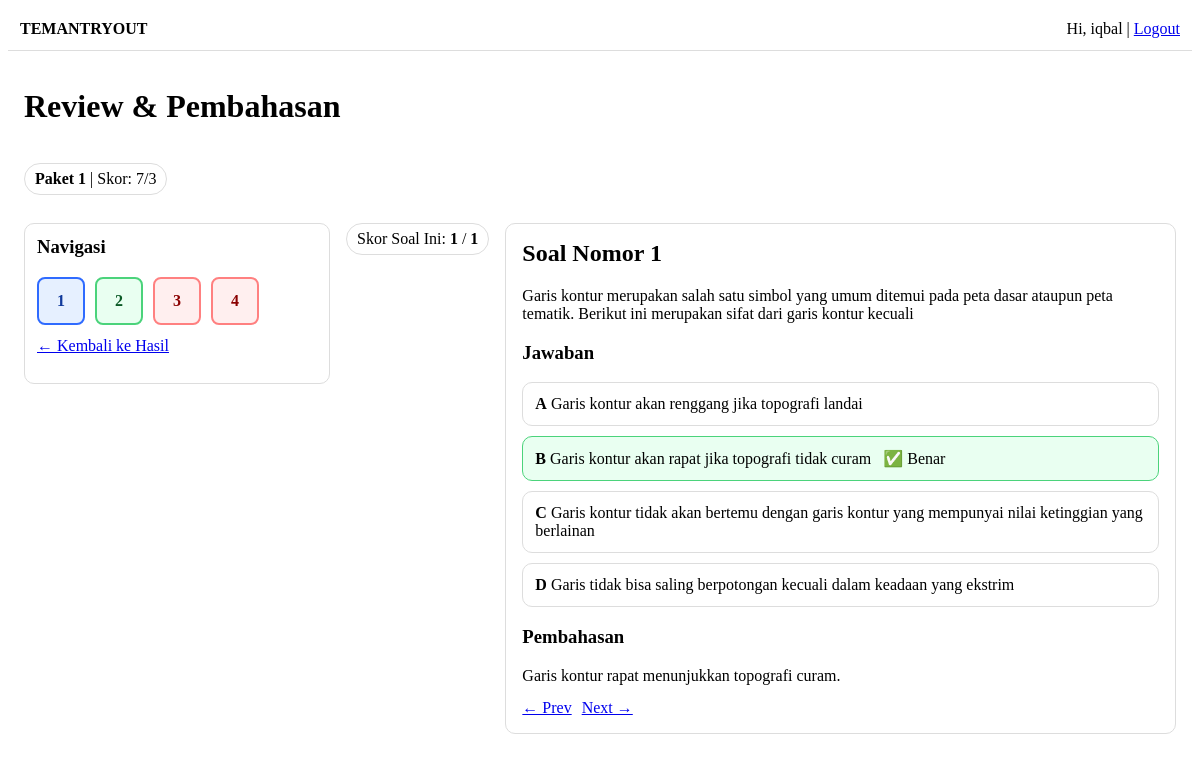
Screenshot of /attempts/10/review/ (signed in) with the database file from the repository.
### exam/models.py (models this page shows, shortened)
class Attempt(models.Model):
    class Mode(models.TextChoices):
        TRYOUT = "TRYOUT", "Tryout"
        LEARN = "LEARN", "Learn"
    class Status(models.TextChoices):
        IN_PROGRESS = "IN_PROGRESS", "In Progress"
        SUBMITTED = "SUBMITTED", "Submitted"
        EXPIRED = "EXPIRED", "Expired"
    user = models.ForeignKey(settings.AUTH_USER_MODEL, on_delete=models.CASCADE, related_name="attempts")
    package = models.ForeignKey(Package, on_delete=models.CASCADE, related_name="attempts")
    mode = models.CharField(max_length=10, choices=Mode.choices, default=Mode.TRYOUT)
    status = models.CharField(max_length=15, choices=Status.choices, default=Status.IN_PROGRESS)
    started_at = models.DateTimeField(auto_now_add=True)
    submitted_at = models.DateTimeField(null=True, blank=True)
    duration_seconds = models.PositiveIntegerField(default=90 * 60)  # snapshot dari package
    elapsed_seconds = models.PositiveIntegerField(default=0)  # khusus mode LEARN (pauseable)
    current_index = models.PositiveIntegerField(default=0)  # untuk resume ke nomor terakhir dibuka
    created_at = models.DateTimeField(auto_now_add=True)
    class Meta:
        ordering = ["-created_at"]
    score = models.IntegerField(default=0)
    max_score = models.IntegerField(default=0)

class Package(models.Model):
    category = models.ForeignKey(ExamCategory, on_delete=models.PROTECT, related_name="packages")
    title = models.CharField(max_length=200)
    slug = models.SlugField(max_length=220, unique=True, blank=True)
    description = models.TextField(blank=True)
    is_paid = models.BooleanField(default=False)
    price = models.PositiveIntegerField(default=0)  # rupiah (opsional, MVP)
    duration_minutes = models.PositiveIntegerField(default=90)
    is_active = models.BooleanField(default=True)
    order_index = models.PositiveIntegerField(default=0)
    created_at = models.DateTimeField(auto_now_add=True)
    class Meta:
        ordering = ["order_index", "title"]

class Question(models.Model):
    class ContentType(models.TextChoices):
        TEXT = "TEXT", "Text"
        IMAGE = "IMAGE", "Image"
        AUDIO = "AUDIO", "Audio"
        MIXED = "MIXED", "Mixed"  # text + image/audio
    class AnswerType(models.TextChoices):
        SINGLE = "SINGLE", "Single Choice"
        MULTI = "MULTI", "Multiple Choice"
        TRUE_FALSE = "TRUE_FALSE", "True/False"
        WEIGHTED = "WEIGHTED", "Weighted (points per option)"
    package = models.ForeignKey(Package, on_delete=models.CASCADE, related_name="questions")
    section = models.ForeignKey(Section, on_delete=models.SET_NULL, null=True, blank=True, related_name="questions")
    order_index = models.PositiveIntegerField(default=0)
    content_type = models.CharField(max_length=10, choices=ContentType.choices, default=ContentType.TEXT)
    answer_type = models.CharField(max_length=15, choices=AnswerType.choices, default=AnswerType.SINGLE)
    stem = models.TextField()  # teks pertanyaan
    image = models.ImageField(upload_to="questions/images/", null=True, blank=True)
    audio = models.FileField(upload_to="questions/audio/", null=True, blank=True)
    explanation = models.TextField(blank=True)
    is_active = models.BooleanField(default=True)
    created_at = models.DateTimeField(auto_now_add=True)
    class Meta:
        ordering = ["order_index", "id"]

class Choice(models.Model):
    question = models.ForeignKey(Question, on_delete=models.CASCADE, related_name="choices")
    label = models.CharField(max_length=5, blank=True)  # A/B/C/D (opsional)
    text = models.TextField(blank=True)
    image = models.ImageField(upload_to="choices/images/", null=True, blank=True)
    audio = models.FileField(upload_to="choices/audio/", null=True, blank=True)
    is_correct = models.BooleanField(default=False)
    points = models.IntegerField(default=0)  # untuk WEIGHTED / scoring khusus
    order_index = models.PositiveIntegerField(default=0)
    class Meta:
        ordering = ["order_index", "id"]

### exam/views.py (the view)
# urls.py: path("attempts/<int:attempt_id>/review/", views.attempt_review, name="attempt_review"),
@login_required
def attempt_review(request, attempt_id: int):
    attempt = get_object_or_404(Attempt, id=attempt_id, user=request.user)
    questions = list(
        Question.objects.filter(package=attempt.package, is_active=True)
        .prefetch_related("choices")
        .order_by("order_index", "id")
    )
    answers = (
        AttemptAnswer.objects.filter(attempt=attempt, question__in=questions)
        .prefetch_related("choices")
    )
    ans_map = {a.question_id: a for a in answers}
    try:
        idx = int(request.GET.get("q", 0))
    except ValueError:
        idx = 0
    idx = max(0, min(idx, len(questions) - 1))
    q = questions[idx]
    a = ans_map.get(q.id)
    breakdown = score_attempt(attempt)
    q_score = breakdown.per_question.get(q.id, 0)
    q_max = breakdown.per_question_max.get(q.id, 0)
    selected_ids = set(a.choices.values_list("id", flat=True)) if a else set()
    correct_ids = set(q.choices.filter(is_correct=True).values_list("id", flat=True))
    choices_view = []
    for c in q.choices.all():
        is_sel = c.id in selected_ids
        is_cor = c.id in correct_ids
        choices_view.append({
            "label": c.label,
            "text": c.text,
            "points": c.points,
            "is_selected": is_sel,
            "is_correct": is_cor,
        })
    grid = []
    for i, qq in enumerate(questions):
        aa = ans_map.get(qq.id)
        sel = set(aa.choices.values_list("id", flat=True)) if aa else set()
        cor = set(qq.choices.filter(is_correct=True).values_list("id", flat=True))
        if i == idx:
            status = "current"
        else:
            if not sel:
                status = "blank"
            else:
                status = "answered" if (sel == cor and len(cor) > 0) else "wrong"
        if i != idx and aa and aa.flagged:
            status = "flagged"
        grid.append({"num": i + 1, "idx": i, "status": status})
    return render(
        request,
        "exam/attempt_review.html",
        {
            "attempt": attempt,
            "questions": questions,
            "idx": idx,
            "q": q,
            "grid": grid,
            "choices_view": choices_view,
            "q_score": q_score,
            "q_max": q_max,
        },
    )

### exam/scoring.py (called while the page is built)
def _set_equals(a: Set[int], b: Set[int]) -> bool:
    return a == b

### exam/templates/exam/attempt_review.html (shortened to what this page needs)
{% extends "core/base.html" %}
{% block content %}
<h1>Review & Pembahasan</h1>
<p class="pill"><b>{{ attempt.package.title }}</b> | Skor: {{ attempt.score }}/{{ attempt.max_score }}</p>
<div class="layout" style="margin-top:12px;">
  <aside class="sidebar">
    <h3 style="margin-top:0;">Navigasi</h3>
    <div class="grid">
      {% for g in grid %}
        <a class="qbtn {{ g.status }}" href="?q={{ g.idx }}">{{ g.num }}</a>
      {% endfor %}
    </div>
    <p style="margin-top:12px;">
      <a href="{% url 'attempt_result' attempt.id %}">← Kembali ke Hasil</a>
    </p>
  </aside>
  <div class="pill" style="margin-bottom:12px;">
    Skor Soal Ini: <b>{{ q_score }}</b> / <b>{{ q_max }}</b>
  </div>
  <section class="main">
    <h2 style="margin-top:0;">Soal Nomor {{ idx|add:1 }}</h2>
    <div style="white-space:pre-line; margin-bottom:12px;">{{ q.stem }}</div>
    <h3>Jawaban</h3>
    {% if q.answer_type == "WEIGHTED" %}
      {% for c in choices_view %}
        <div class="option {% if c.is_selected %}opt-correct{% endif %}">
          <b>{{ c.label }}</b> {{ c.text }}
          <span style="margin-left:8px; opacity:.8;">
            ({{ c.points }} poin)
          </span>
          {% if c.is_selected %}
            <span style="margin-left:8px;">🎯 Dipilih</span>
          {% endif %}
          {% if c.is_correct %}
            <span style="margin-left:8px;">⭐ Ideal</span>
          {% endif %}
        </div>
      {% endfor %}
    {% else %}
      {% for c in choices_view %}
        <div class="option
          {% if c.is_correct %}opt-correct{% endif %}
        ">
          <b>{{ c.label }}</b> {{ c.text }}
          {% if c.is_correct %}<span style="margin-left:8px;">✅ Benar</span>{% endif %}
        </div>
      {% endfor %}
    {% endif %}
    <h3>Pembahasan</h3>
    {% if q.explanation %}
      <div style="white-space:pre-line;">{{ q.explanation }}</div>
    {% else %}
      <i>Belum ada pembahasan untuk soal ini.</i>
    {% endif %}
    <div style="display:flex; gap:10px; margin-top:14px;">
      <a href="?q={{ idx|add:-1 }}">← Prev</a>
      <a href="?q={{ idx|add:1 }}">Next →</a>
    </div>
  </section>
</div>
{% endblock %}

### core/templates/core/base.html (shortened to what this page needs)
<!doctype html>
<html lang="id">
<head>
</head>
<body>
  <header style="padding:12px; border-bottom:1px solid #ddd;">
    <strong>TEMANTRYOUT</strong>
    <span style="float:right;">
      {% if request.user.is_authenticated %}
        Hi, {{ request.user.username }} |
        <a href="{% url 'logout' %}">Logout</a>
      {% else %}
        <a href="{% url 'login' %}">Login</a>
      {% endif %}
    </span>
  </header>
  <main style="padding:16px;">
    {% block content %}{% endblock %}
  </main>
</body>
</html>

### exam/templates/exam/attempt_review.html (style rules this page uses)
.layout { display:flex; gap:16px; align-items:flex-start; }
.sidebar { width:280px; border:1px solid #ddd; padding:12px; border-radius:10px; }
.main { flex:1; border:1px solid #ddd; padding:16px; border-radius:10px; }
.grid { display:grid; grid-template-columns: repeat(5, 1fr); gap:10px; }
.qbtn { display:flex; align-items:center; justify-content:center; height:44px; border-radius:8px; border:2px solid #ccc; text-decoration:none; font-weight:600; }
.answered { background:#e9fff1; border-color:#4bd37b; color:#0b5a26; }
.wrong { background:#ffefef; border-color:#ff8080; color:#8a0000; }
.current { background:#e6f0ff; border-color:#2f6bff; color:#113a9c; }
.option { border:1px solid #ddd; padding:12px; border-radius:10px; margin-bottom:10px; }
.opt-correct { border-color:#4bd37b; background:#e9fff1; }
.pill { border:1px solid #ddd; padding:6px 10px; border-radius:999px; display:inline-block; }

### rows the page displays
Attempt: package "Paket 1", score "7", max_score "3"
Question: stem "Garis kontur merupakan salah satu simbol yang umum ditemui pada peta dasar ataupun peta tematik. Berikut ini merupakan sifat dari garis kontur kecuali", explanation "Garis kontur rapat menunjukkan topografi curam."
Choice: text "Garis kontur akan renggang jika topografi landai"
Choice: text "Garis kontur akan rapat jika topografi tidak curam"
Choice: text "Garis kontur tidak akan bertemu dengan garis kontur yang mempunyai nilai ketinggian yang berlainan"
Choice: text "Garis tidak bisa saling berpotongan kecuali dalam keadaan yang ekstrim"

### other values shown
{{ request.user.username }} "iqbal"
{{ g.num }} "1" "2" "3" "4"
{{ q_score }} "1"
{{ q_max }} "1"
{{ idx|add:1 }} "1"
{{ c.label }} "A" "B" "C" "D"
